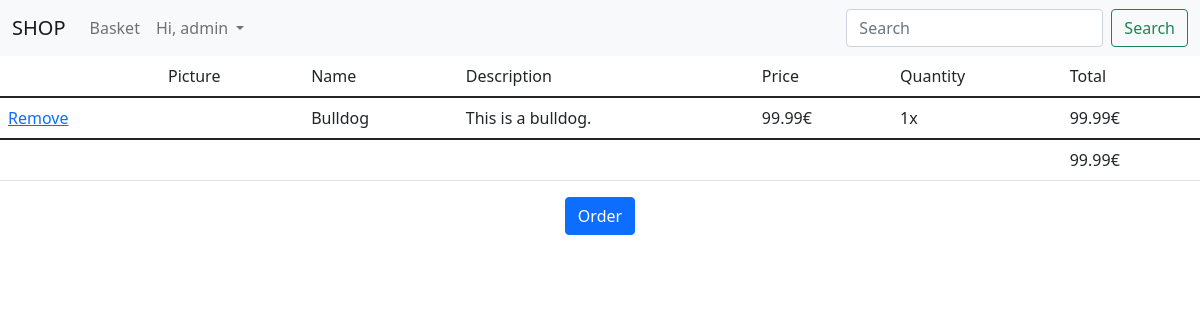
The app's page /basket/ (signed in) with its own data.
### duarteshop/models.py (models this page shows)
class APIUser(AbstractUser):
    pass

class BasketItem(models.Model):
    id = models.IntegerField(primary_key=True)
    basketId = models.ForeignKey(Basket, on_delete=models.CASCADE)
    productId = models.ForeignKey(Product, on_delete=models.CASCADE)
    quantity = models.IntegerField(default=1)
    def price(self):
        return self.productId.price * self.quantity

class Product(models.Model):
    id = models.IntegerField(primary_key=True)
    name = models.TextField()
    description = models.TextField(null=True)
    price = models.DecimalField(max_digits=6, decimal_places=2, default=0.0)
    image = models.FileField(upload_to='products', null=True)
    isOnSale = models.BooleanField(default=False)
    isInStock = models.BooleanField(default=True)

### duarteshop/views.py (the view)
# urls.py: path('basket/', views.show_basket, name="show_basket"),
@login_required
def show_basket(request):
    user = request.user
    basket = Basket.objects.filter(user_id=user, is_active=True).first()
    if basket is None:
        return render(request, 'basket.html', {'empty': True})
    else:
        sbi = BasketItem.objects.filter(basketId=basket)
        if sbi.exists():
            total = 0.0
            for item in sbi:
                    total += float(item.price())
            return render(request, 'basket.html', {'basket': basket, 'sbi': sbi, 'total_price': total})
        else:
            return render(request, 'basket.html', {'empty': True})

### duarteshop/templates/basket.html (shortened to what this page needs)
{%  extends "base.html" %}
{%  block content %}
    {%  include "base_basket.html" %}
    <div class="justify-content-center text-center">
        {% if empty %}
            <a class="btn btn-primary" href="/">Home</a>
        {% else %}
            <a class="btn btn-primary" href="/order/">Order</a>
        {% endif %}
    </div>
{%  endblock %}

### duarteshop/templates/base.html (shortened to what this page needs)
<!DOCTYPE html>
<html lang="en">
<head>
    <link rel="stylesheet" href="https://cdn.jsdelivr.net/npm/bootstrap@5.1.3/dist/css/bootstrap.min.css">
</head>
<body>
    <nav class="navbar navbar-expand-lg navbar-light bg-light">
        <div class="container-fluid">
          <a class="navbar-brand" href="/">SHOP</a>
          <div class="collapse navbar-collapse" id="navbarSupportedContent">
            <ul class="navbar-nav me-auto mb-2 mb-lg-0">
              {% if user.is_authenticated %}
                <li class="nav-item">
                  <a class="nav-link" href="/basket">Basket</a>
                </li>
              {% endif %}
              <li class="nav-item dropdown">
                <a class="nav-link dropdown-toggle" href="#" id="navbarDropdown" role="button" data-bs-toggle="dropdown" aria-expanded="false">
                  {% if user.is_authenticated %} Hi, {{user.username}} {% else %} Your Account {% endif %}
                </a>
              </li>
            </ul>
            <form class="d-flex">
              <input class="form-control me-2" type="search" placeholder="Search" aria-label="Search">
              <button class="btn btn-outline-success" type="submit">Search</button>
            </form>
          </div>
        </div>
      </nav>
    {% block content %}
    {% endblock %}
</body>
</html>

### duarteshop/templates/base_basket.html
{% block basketItems %}
    {% if empty %}
        <div class="justify-content-center text-center">
            <h2>Your shopping basket is empty.</h2>
        </div>
    {% else %}
        <table class="table table-hover">
            <thead>
                <tr>
                    <td></td>
                    <td>Picture</td>
                    <td>Name</td>
                    <td>Description</td>
                    <td>Price</td>
                    <td>Quantity</td>
                    <td>Total</td>
                </tr>
            </thead>
                <tbody>
                    {% for item in sbi %}
                    <tr>
                        <td><a href="/removeBasketItem/{{item.id}}">Remove</a></td>
                        <td><img src="{{item.productId.image.url}}" alt="" width="150"></td>
                        <td>{{item.productId.name}}</td>
                        <td>{{item.productId.description}}</td>
                        <td>{{item.productId.price}}€</td>
                        <td>{{item.quantity}}x</td>
                        <td>{{item.price}}€</td>
                    </tr>
                    {% endfor %}
                </tbody>
                <tfoot>
                    <tr>
                        <td></td>
                        <td></td>
                        <td></td>
                        <td></td>
                        <td></td>
                        <td></td>
                        <td>{{total_price}}€</td>
                    </tr>
                </tfoot>
        </table>
    {% endif %}
{% endblock %}

### records on screen
APIUser: username "admin"
BasketItem: productId.name "Bulldog", productId.description "This is a bulldog.", productId.price "99.99", quantity "1", price "99.99"

### other values on screen
{{ total_price }} "99.99"
